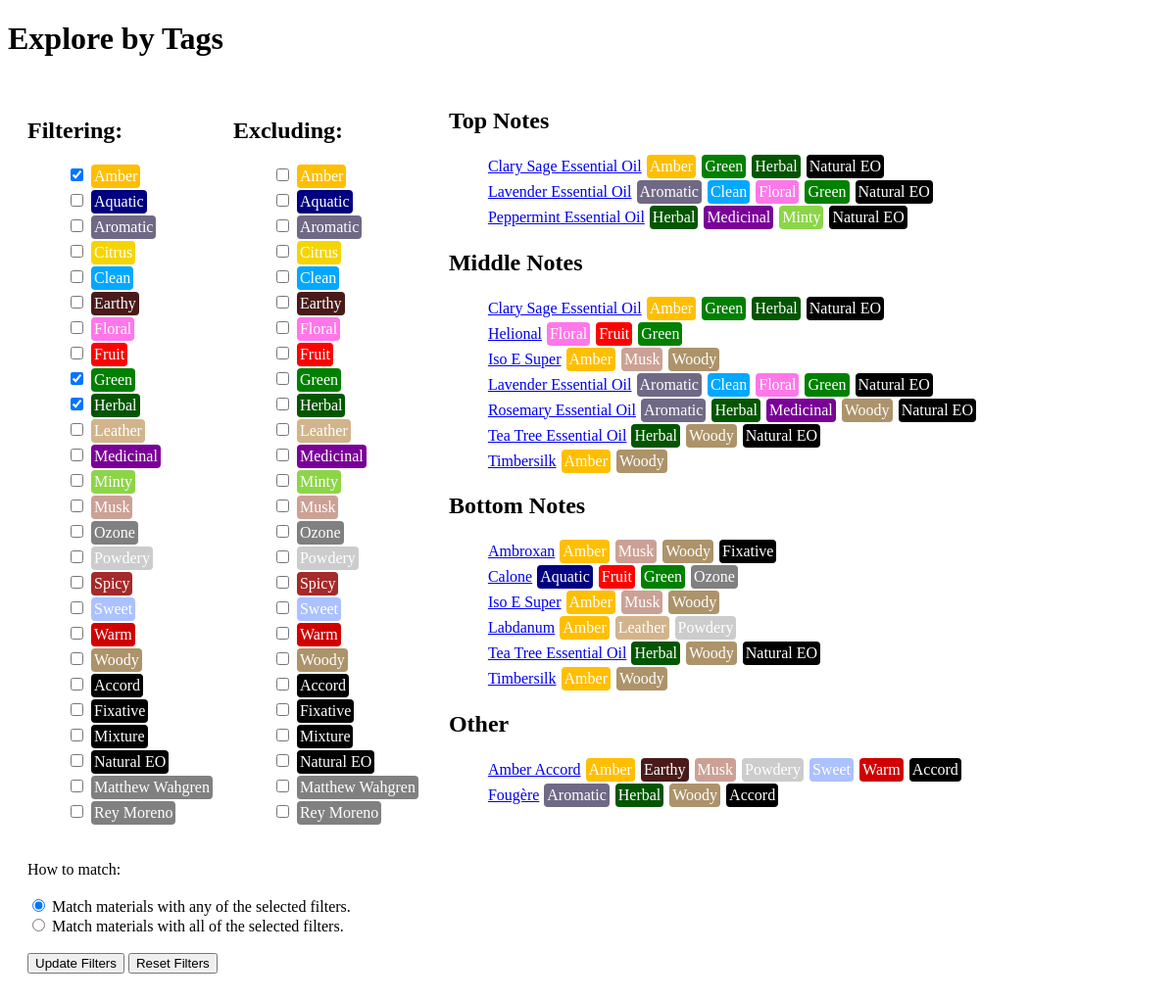
The app's page /materials/explore/?or=on&q=12&q=10&q=11 with its own data.
### materials/models.py (models this page shows, shortened)
class Tag(models.Model):
	name = models.CharField(max_length=50)
	description = models.TextField(blank=True, null=True)
	materials = models.ManyToManyField(Material, blank=True)
	text_color = models.CharField(max_length=30, default="white")
	background_color = models.CharField(max_length=30, default="gray")
	category = models.ForeignKey(Category, on_delete=models.SET_NULL, null=True)
	date_created = models.DateTimeField(default=datetime.now)
	date_edited = models.DateTimeField(default=datetime.now)
	class Meta:
		ordering = ["category", "name"]

class Material(models.Model):
	name = models.CharField(max_length=200)
	description = models.TextField(blank=True, null=True)
	tags = models.ManyToManyField('Tag', through='Tag_materials', blank=True)
	date_created = models.DateTimeField(default=datetime.now)
	date_edited = models.DateTimeField(default=datetime.now)
	class Meta:
		ordering = ["name"]

### materials/views.py (the view)
# urls.py: path("explore/", views.explore, name="explore"),
def explore(request):
	remove = request.GET.getlist('r')
	filter = request.GET.getlist('q')
	base_query = Material.objects.all()
	match_any = request.GET.get('or', '')
	if (match_any):
		if len(filter):
			base_query = base_query.filter(tags__id__in=filter)
	else:
		for id in filter:
			base_query = base_query.filter(tags__id=id)
	if len(remove):
		base_query = base_query.exclude(tags__id__in=remove)
	preserved = Case(*[When(pk=pk, then=pos) for pos, pk in enumerate(filter)])
	filter_tags = Tag.objects.filter(id__in=filter).distinct().order_by(preserved)
	filter_tag_ids = list(filter_tags.values_list("id", flat=True))
	preserved = Case(*[When(pk=pk, then=pos) for pos, pk in enumerate(remove)])
	remove_tags = Tag.objects.filter(id__in=remove).distinct().order_by(preserved)
	remove_tag_ids = list(remove_tags.values_list("id", flat=True))
	all_tags = Tag.objects.filter(category__id__in = [2,3,4])
	context = {
		"match_any": match_any,
		"remove_tag_ids": remove_tag_ids,
		"filter_tag_ids": filter_tag_ids,
		"tags": all_tags,
		"top_notes": base_query.filter(tags__id=1).distinct(),
		"middle_notes": base_query.filter(tags__id=2).distinct(),
		"bottom_notes": base_query.filter(tags__id=3).distinct(),
		"other": base_query.exclude(tags__id__in=[1,2,3]).distinct(),
	}
	return render(request, "materials/explore_view.html", context)

### materials/templates/materials/explore_view.html (shortened to what this page needs)
{% extends "materials/base.html" %}
{% block content %}
<h1>Explore by Tags</h1>
<form>
<div style="float: left; padding: 10px;">
	<div style="float: left; padding: 10px;">
		<h2>Filtering:</h2>
		{% include "materials/tag_filter.html" with tag_list=tags filter_tag_ids=filter_tag_ids name="q"%}
	</div>
	<div style="float: left; padding: 10px;">
		<h2>Excluding:</h2>
		{% include "materials/tag_filter.html" with tag_list=tags filter_tag_ids=remove_tag_ids name="r"%}
	</div>
	<div style="float: left; clear: left; padding: 10px;">
		How to match:<br><br>
		<input id="oron" type="radio" name="or" value="on"{% if match_any %} checked{% endif %}><label for="oron"> Match materials with any of the selected filters.</label><br>
		<input id="or" type="radio" name="or" value=""{% if not match_any %} checked{% endif %}><label for="or"> Match materials with all of the selected filters.</label>
		<br><br>
		<input type="submit" value="Update Filters">
		<input type="reset" value="Reset Filters">
		<br><br>
	</div>
</div>
<div style="float: left; padding: 10px;">
<h2>Top Notes</h2>
{% include "materials/material_list.html" with material_list=top_notes %}
<h2>Middle Notes</h2>
{% include "materials/material_list.html" with material_list=middle_notes %}
<h2>Bottom Notes</h2>
{% include "materials/material_list.html" with material_list=bottom_notes %}
<h2>Other</h2>
{% include "materials/material_list.html" with material_list=other %}
</div>
</form>
{% endblock %}

### materials/templates/materials/tag_filter.html
<ul class="list">
{% for tag in tag_list %}
	<li>
		<input name="{{name}}" value="{{tag.id}}" type="checkbox"{% if tag.id in filter_tag_ids %} checked{% endif %}>
		<a href="{% url 'materials:tag_detail' tag.id %}" target="_new">{% include "materials/tag.html" with tag=tag %}</a>
	</li>
{% endfor %}
</ul>

### materials/templates/materials/tag.html
<span style="color: {{tag.text_color}}; background-color: {{tag.background_color}}; padding: 3px; margin: 1px; display: inline-block; border-radius: 4px;">{{tag.name}}</span>

### materials/templates/materials/material_list.html
<ul class="list">
{% for material in material_list %}
	<li>
		<a href="{% url 'materials:material_detail' material.id %}">{{material.name}}</a>
		{% for tag in material.tags.all %}
			{% if tag.category.id == 2 or tag.category.id == 3 %}
			{% include "materials/tag.html" with tag=tag %}
			{% endif %}
		{% endfor %}
	</li>
{% endfor %}
</ul>

### materials/static/materials/style.css (style rules this page uses)
ul.list li { list-style-type: none; }

### records on screen
Tag: q "☑", name "Amber"
Tag: name "Aquatic"
Tag: name "Aromatic"
Tag: name "Citrus"
Tag: name "Clean"
Tag: name "Earthy"
Tag: name "Floral"
Tag: name "Fruit"
Tag: q "☑", name "Green"
Tag: q "☑", name "Herbal"
Tag: name "Leather"
Tag: name "Medicinal"
Tag: name "Minty"
Tag: name "Musk"
Tag: name "Ozone"
Tag: name "Powdery"
Tag: name "Spicy"
Tag: name "Sweet"
Tag: name "Warm"
Tag: name "Woody"
Tag: name "Accord"
Tag: name "Fixative"
Tag: name "Mixture"
Tag: name "Natural EO"
Tag: name "Matthew Wahgren"
Tag: name "Rey Moreno"
Material: name "Clary Sage Essential Oil"
Material: name "Lavender Essential Oil"
Material: name "Peppermint Essential Oil"
Material: name "Helional"
Material: name "Iso E Super"
Material: name "Rosemary Essential Oil"
Material: name "Tea Tree Essential Oil"
Material: name "Timbersilk"
Material: name "Ambroxan"
Material: name "Calone"
Material: name "Labdanum"
Material: name "Amber Accord"
Material: name "Fougère"
